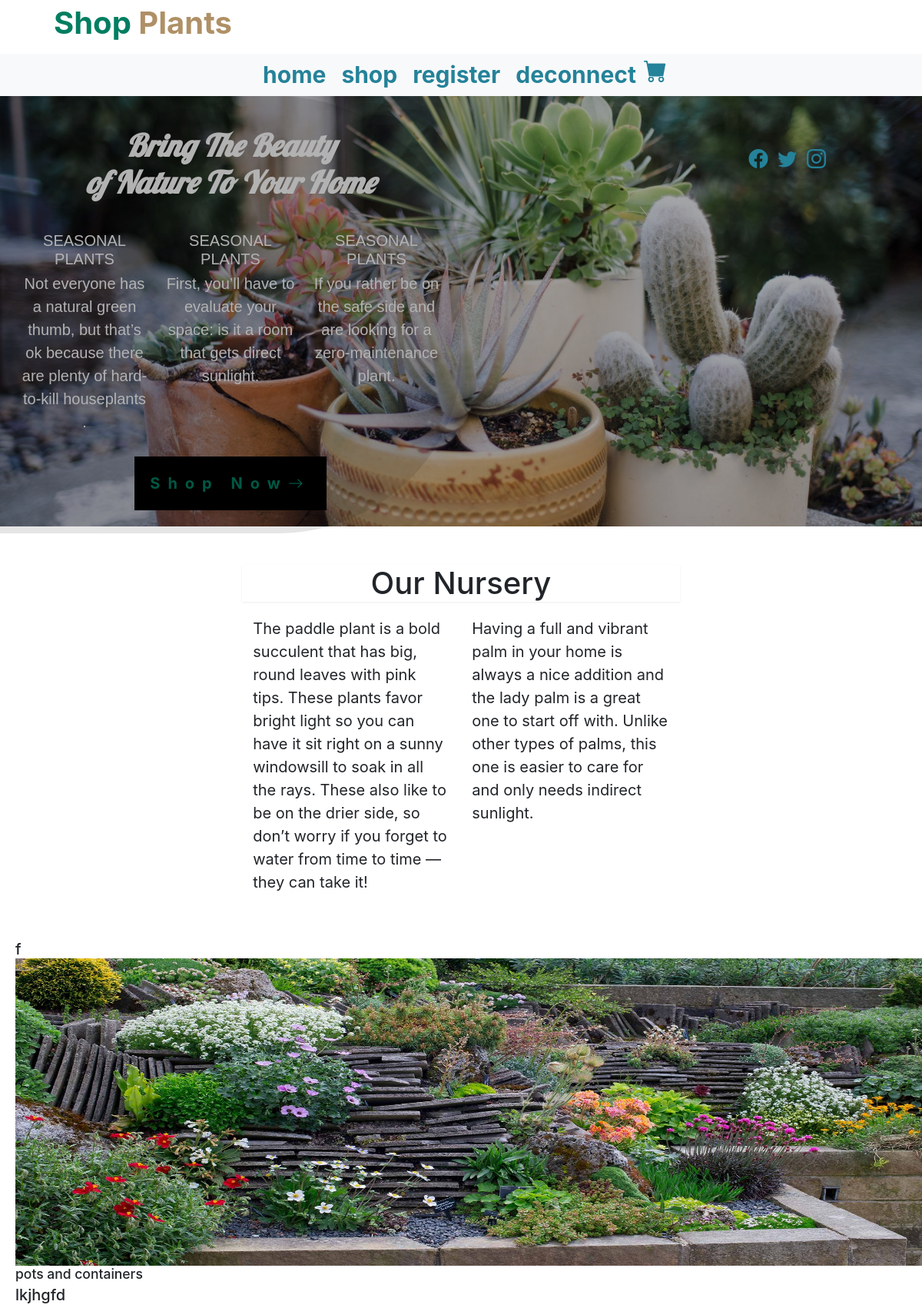
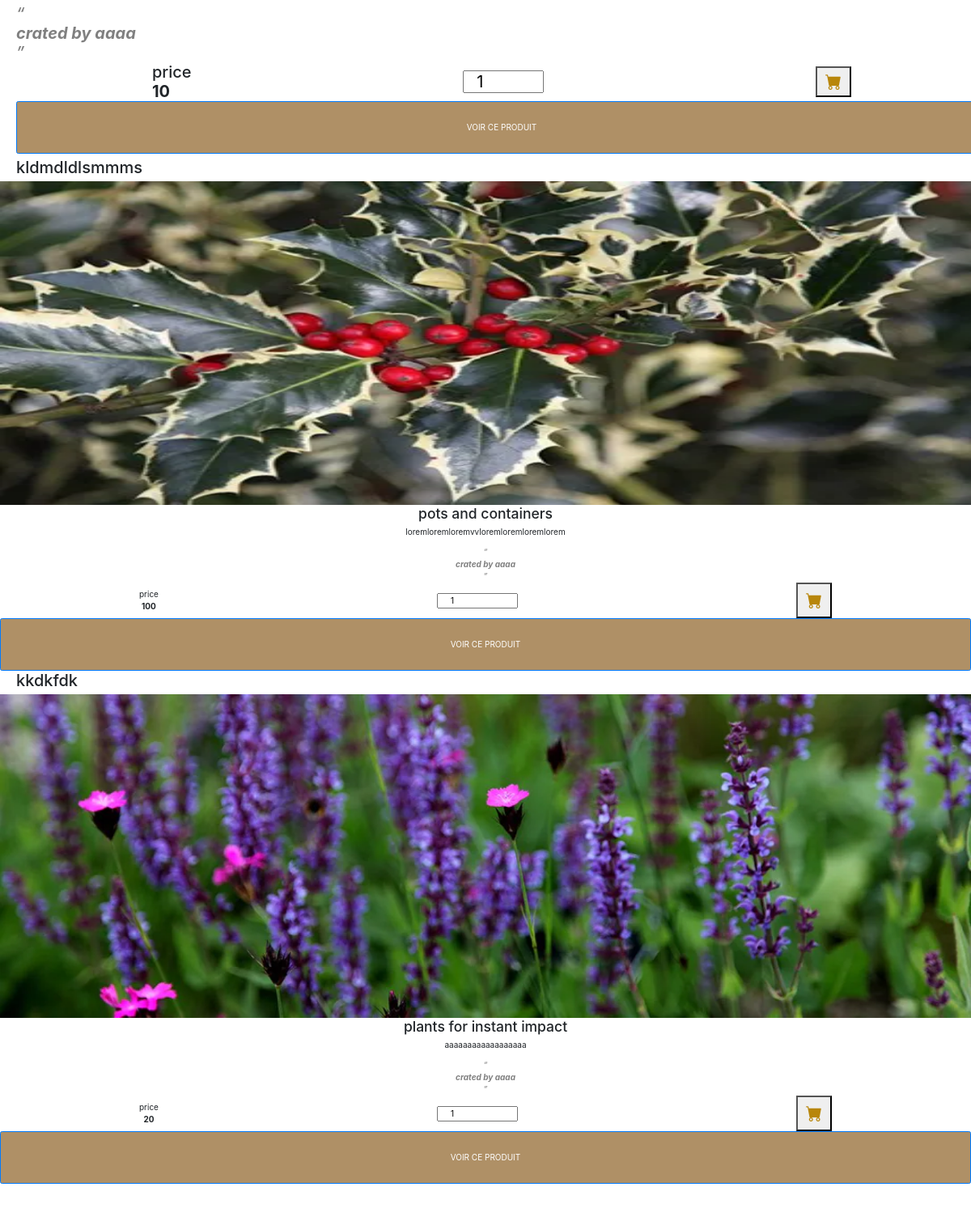
The page /client/index.php (signed in, upper part) on the database its author committed (2 pictures, top to bottom).
### tables this page shows
CREATE TABLE `posts` (
  `id` int(20) NOT NULL,
  `category-id` int(20) NOT NULL,
  `authors-id` int(20) NOT NULL,
  `content` text NOT NULL,
  `title` varchar(50) NOT NULL,
  `image` text NOT NULL,
  `price` int(11) NOT NULL,
  `created-at` timestamp NOT NULL DEFAULT current_timestamp() ON UPDATE current_timestamp()
);

CREATE TABLE `categories` (
  `id` int(20) NOT NULL,
  `category` varchar(50) NOT NULL,
  `created-at` timestamp NOT NULL DEFAULT current_timestamp() ON UPDATE current_timestamp()
);

CREATE TABLE `authors` (
  `id` int(20) NOT NULL,
  `name` varchar(50) NOT NULL,
  `created-at` timestamp NOT NULL DEFAULT current_timestamp() ON UPDATE current_timestamp()
);

### client/index.php (called while the page is built, shortened)
<?php
$dbh = new PDO('mysql:host=localhost;dbname=shop_plants',
'root','');
$query = $dbh->prepare('SELECT (`posts`.`id`) AS pid,`title`,`category-id`,`authors-id`,SUBSTRING(`content`, 1,50) as descript,`posts`.`created-at`,`image`,`price`,`name`,`category` FROM `posts` INNER JOIN `authors` ON `posts`.`authors-id`= `authors`.`id` INNER JOIN `categories` ON
`categories`.`id`= `posts`.`category-id` ORDER BY `created-at` LIMIT 3');
$query->execute();
$posts = $query->fetchAll();
include 'layout.phtml';

### client/index.phtml (the view, shortened to what this page needs)
<main>
	<div id="homergb">
    	<div id="imghome">
			<section id="section1" class="col-6">
				<h1><strong><em>Bring The Beauty <br> of Nature To Your Home</em></strong></h1>
				<div class="div1">
					<h2>SEASONAL PLANTS</h2>
					<span>Not everyone has a natural green thumb, but that’s ok because there are plenty of hard-to-kill houseplants .</span>
				</div>
				<div class="div1">
					<h2>SEASONAL PLANTS</h2>
					<span>First, you’ll have to evaluate your space: is it a room that gets direct sunlight.</span></div>
				<div class="div1">
					<h2>SEASONAL PLANTS</h2>
					<span>If you rather be on the safe side and are looking for a zero-maintenance plant.</span>
				</div>
			<a href="shop.php" class="shop">Shop Now<i class="bi bi-arrow-right font-weight-bold"></i></a>
			</section>
    	</div>
	</div>
	<section class="description offset-3 col-6">
		<h2 class="shadow-sm">Our Nursery</h2>
		<article class="articledesc"><p>The paddle plant is a bold succulent that has big, round leaves with pink tips. These plants favor bright light so you can have it sit right on a sunny windowsill to soak in all the rays. These also like to be on the drier side, so don’t worry if you forget to water from time to time — they can take it!</p></article>
		<article class="articledesc"><p>Having a full and vibrant palm in your home is always a nice addition and the lady palm is a great one to start off with. Unlike other types of palms, this one is easier to care for and only needs indirect sunlight.</p></article>
	</section>
    <section class="details  " id="producthome">
        <?php foreach($posts as $post):?>
				<article class="posts">
						<h2><?= $post['title']?></h2>
						<img  id="imageId" src="../img/<?=$post['image']?>" alt="product1">
						<h3><?= $post['category']?></h3>
						<p><?= $post['descript']?></p>
						<q><strong>crated by <?= $post['name']?> </strong></q>
						<div class="d-flex justify-content-around align-items-center">
							<span>price<strong id="strong"><?= $post['price']?> </strong></span>
							<input class="product_count_item input-number col-1" id="quantity" name="quantity" type="text" value="1" min="0" max="10">
							<Button class="nav-link font-weight-bold "><i class="bi bi-cart-fill" id="save" ></i></Button>
						</div>
							<a class="btn btn-primary" href="details.php?idpostrecup=<?= $post['pid'] ?>"> VOIR CE PRODUIT</a>
				</article>
        <?php endforeach ;?>
    </section>
</main>

### css/style.css (style rules this page uses)
* { padding: 0; margin: 0; box-sizing: border-box; }
html { font-size: 10px; }
body { font-family: 'Rubik', sans-serif; font-size: 2rem; }
#imghome { background-image: url("../img/plant-3.jpg") !important; background-position: bottom 75%; background-size: cover; background-repeat: no-repeat; width: 100vw; height: 70vh; position: relative; top:0; left:0; bottom: 0; right: 0; z-index: -1; }
#homergb { background-color: rgba(0,0,0, 0.3); }
#section1 { display: flex; flex-wrap: wrap; justify-content:space-around; color: white; font-size: 2rem; background-color: rgba(0,0,0, 0.1); border-top-right-radius: 40%; border-bottom-right-radius: 40%; }
.shop { background-color: black; letter-spacing: 1rem; padding: 2rem; margin: 3rem 0; color: #007e61; font-weight: bold; }
#section1 h1 { flex-basis: 100%; text-align: center; font-family: 'Lobster', cursive; padding: 2rem; margin: 2rem 0; font-size: 4rem; }
#section1 div { flex-basis: 30%; font-size: 2rem; text-align: center; font-family: 'Rubik', sans-serif; }
.description { display: flex; justify-content: space-around; flex-wrap: wrap; font-size: 2rem; margin: 5rem 2rem; }
.description h2 { flex-basis: 100%; font-size: 4rem; text-align: center; margin-bottom: 2rem; }
.description article { flex-basis: 45%; }
#producthome, .shopcategory { display: flex; justify-content: space-between; flex-wrap: wrap; margin-bottom: 2%; padding-bottom: 2%; background-color: white; text-align: center; }
#producthome .posts,.shopcategory .posts { flex-basis: 30% !important; }
#producthome .posts img,.shopcategory .posts img { width: 100vw; height: 50vh; }
#producthome .posts h2 { text-align: left; margin-left: 2rem; }
#producthome .posts .btn,.productshop .posts .btn { background-color: #af9066; width:100%; display: block; margin: 1 2%; padding: 2% 0; }
#producthome .posts .nav-link ,.producthome .posts .nav-link { color: darkgoldenrod; font-size: 2rem; }
#producthome .posts strong,.producthome .posts strong { display: block; }
q { color: gray; font-style: italic; }

### rows shown on the page
posts: title "f", image (picture), category "pots and containers", descript "lkjhgfd", name "aaaa", price "10"
posts: title "kldmdldlsmmms", image (picture), category "pots and containers", descript "loremloremloremvvloremloremloremlorem", name "aaaa", price "100"
posts: title "kkdkfdk", image (picture), category "plants for instant impact", descript "aaaaaaaaaaaaaaaaaa", name "aaaa", price "20"
